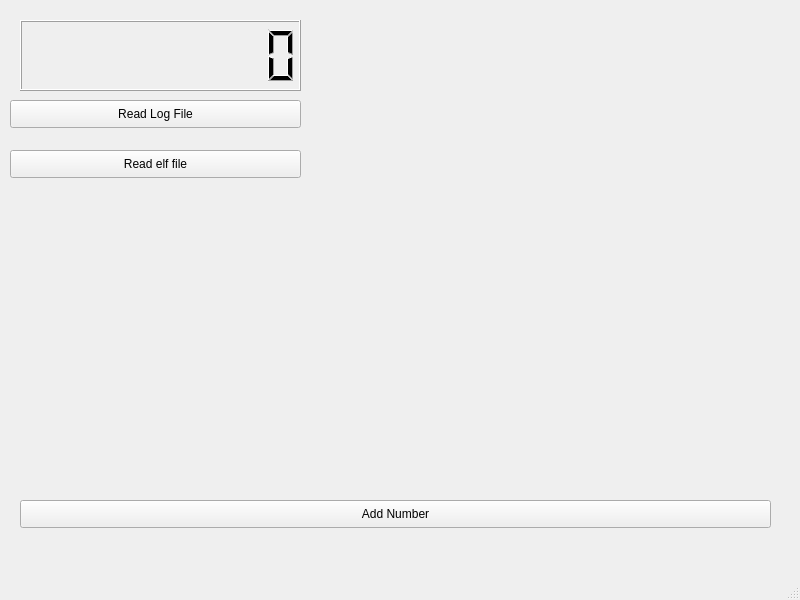
<?xml version="1.0" encoding="UTF-8"?>
<ui version="4.0">
 <class>MainWindow</class>
 <widget class="QMainWindow" name="MainWindow">
  <property name="geometry">
   <rect>
    <x>0</x>
    <y>0</y>
    <width>800</width>
    <height>600</height>
   </rect>
  </property>
  <property name="windowTitle">
   <string>MainWindow</string>
  </property>
  <widget class="QWidget" name="centralwidget">
   <widget class="QPushButton" name="pushButton">
    <property name="geometry">
     <rect>
      <x>10</x>
      <y>100</y>
      <width>291</width>
      <height>28</height>
     </rect>
    </property>
    <property name="text">
     <string>Read Log File</string>
    </property>
   </widget>
   <widget class="QLCDNumber" name="lcdNumber">
    <property name="geometry">
     <rect>
      <x>20</x>
      <y>20</y>
      <width>281</width>
      <height>71</height>
     </rect>
    </property>
    <property name="smallDecimalPoint">
     <bool>false</bool>
    </property>
    <property name="digitCount">
     <number>9</number>
    </property>
   </widget>
   <widget class="QPushButton" name="pushButton_2">
    <property name="geometry">
     <rect>
      <x>10</x>
      <y>150</y>
      <width>291</width>
      <height>28</height>
     </rect>
    </property>
    <property name="text">
     <string>Read elf file</string>
    </property>
   </widget>
   <widget class="QPushButton" name="pushButton_3">
    <property name="geometry">
     <rect>
      <x>20</x>
      <y>500</y>
      <width>751</width>
      <height>28</height>
     </rect>
    </property>
    <property name="text">
     <string>Add Number</string>
    </property>
   </widget>
  </widget>
  <widget class="QMenuBar" name="menubar">
   <property name="geometry">
    <rect>
     <x>0</x>
     <y>0</y>
     <width>800</width>
     <height>26</height>
    </rect>
   </property>
  </widget>
  <widget class="QStatusBar" name="statusbar"/>
 </widget>
 <resources/>
 <connections/>
</ui>
